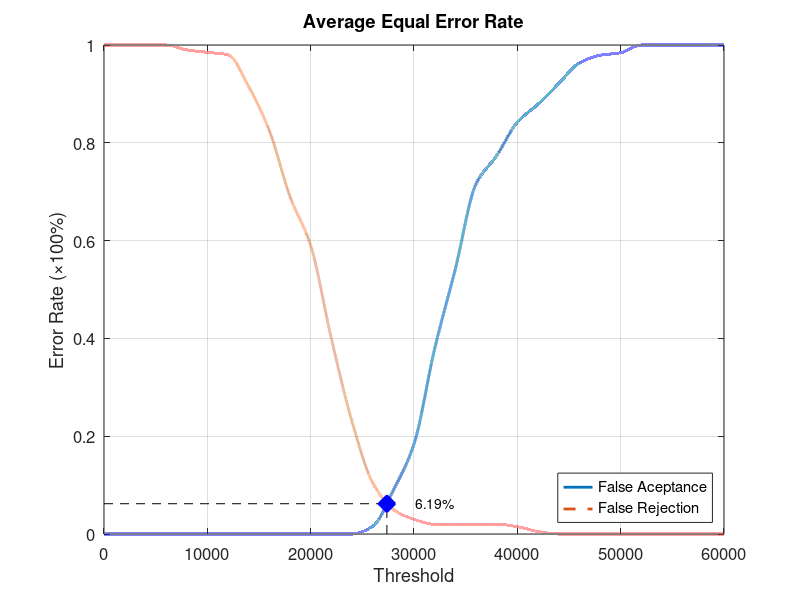
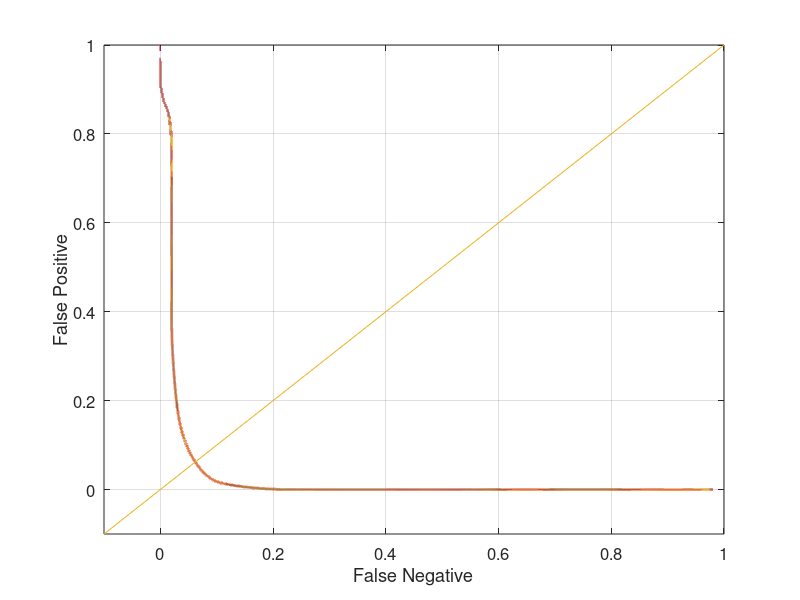

These figures' MATLAB source, in order:
function yEER = Database5_3
close all;
clear;
clc;
x = 0:2000:60000;
xq = 0:0.5:60000;

y0 = [0 0 0 0 0 0 0 0 0 0 0 0 0 0.0157895 0.0894737 0.184211 0.378947 0.542105 0.715789 0.773684 0.842105 0.878947 0.921053 0.963158 0.978947 0.984211 1 1 1 1 1];
yy0 = interp1(x, y0, xq, 'pchip');
y1 = [1 1 1 1 0.99 0.985 0.98 0.915 0.825 0.69 0.59 0.4 0.23 0.105 0.05 0.03 0.02 0.02 0.02 0.02 0.015 0.005 0 0 0 0 0 0 0 0 0];
yy1 = interp1(x, y1, xq, 'pchip');

% Calculating EER: 
y2 = abs(y0 - y1);
find(y2 == min(y2))
yy2 = abs(yy0 - yy1);
xEER = find(yy2 == min(yy2));
xEERIndex = xq(xEER) % X-axis EER
yEER = yy0(xEER) % Y-axis EER

main = figure
plot(xq, yy0,'-','LineWidth', 2);	hold on
plot(xq, yy1,'--','LineWidth', 2);	hold on
plot([xEERIndex xEERIndex], [0 yEER], 'k--');	hold on
plot([0 xEERIndex], [yEER yEER], 'k--');	hold on
plot(xEERIndex, yEER, 'bx', 'LineWidth', 10);	hold on
text(xEERIndex + 10 * xEERIndex / 100, yEER, [num2str(round((10000 * yEER)) / 100) '%'])
legend('False Aceptance', 'False Rejection', 'Location', 'SouthEast')
xlabel('Threshold')
ylabel('Error Rate (\times100%)')
title('Average Equal Error Rate')
set(gca, 'FontSize', 12)
axis([0 60000 0 1])
grid on

print(main, 'Database5_3Main', '-dpng');
FNRxFPR = figure('Color', [1 1 1]);
plot(yy1, yy0, '-', yy1, yy0, 'LineWidth', 2);
hold on
y = -0.1:0.1:1
plot(y, y); 
set(gca, 'FontSize', 12)
xlabel('False Negative')
ylabel('False Positive')
axis([-0.1 1 -0.1 1])
set(gca, 'FontSize', 12)
grid on

print(FNRxFPR, 'Database5_3FNRxFPR','-dpng');
end
